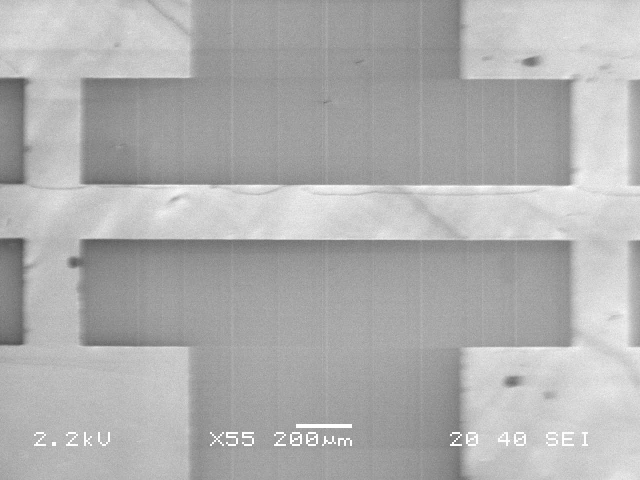
#> input picture Data/SEM/W2Al7_Bt.jpg, 1280 x 960 px, given in place of w2al6_At.jpg, which was not available (shown at 1/2 size)
$ python SEM_bar_detection.py
#> lines starting #> are read from the running program, lines starting #| are printed output that depends on the picture; pictures that were not available may be replaced by others from this repository, and a replacement may not be noted
# -*- coding: utf-8 -*-
"""
Created on Tue Apr 14 11:52:42 2026

@author: koxal
"""
import numpy as np
import cv2

names = ["At", "Bt", "Ct", "Ab", "Bb", "Cb"]
folder = r"C:\Users\koxal\Desktop\school\year 3\MPD\data\pictures\SEM"

wafer_keys = []
channel_keys = []

pic_dict = dict()
for n in range(6, 10):
    wafer = f"w2al{n}"
    wafer_dict = dict()
    for name in names:
        img = cv2.imread(rf"{folder}\{wafer}_{name}.jpg", cv2.IMREAD_GRAYSCALE)[
            840:863, 550:750]
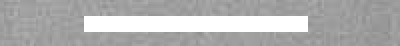
#> img: shape (23, 200) (shown 2 times larger); min 140, max 255, mean 177.1
        wafer_dict.update({f"{name}": img})
        slc = img[12, :]
#> slc = 200 values, max 255 at index 42, min 143 at index 194, mean 212.1
        width_in_pixels = np.sum(slc == 255, axis=0)
#> width_in_pixels = 112
        print(f"{wafer}_{name} bar width = {width_in_pixels}")
#| w2al6_At bar width = 112
#> (the run stopped early here; a loop or call above may not have finished)

$ run again, on Data/SEM/w2al5_Cb.jpg
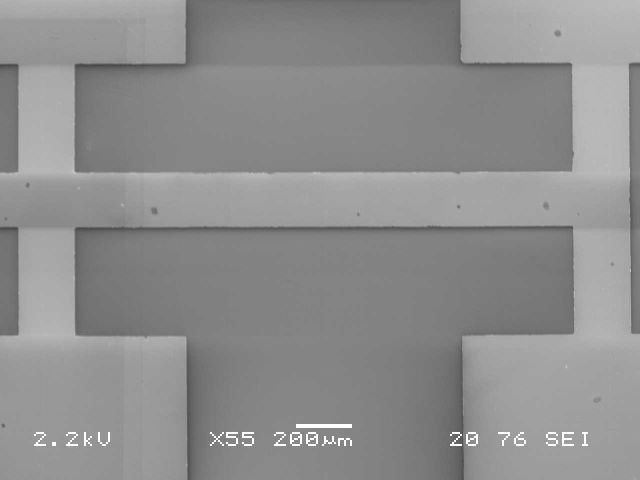
#> input picture Data/SEM/w2al5_Cb.jpg, 1280 x 960 px, given in place of w2al6_At.jpg, which was not available (shown at 1/2 size)
#> `img = cv2.imread(rf"{folder}\{wafer}_{name}.jpg", cv2.IMREAD_GRAYSCALE..`:
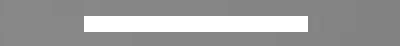
#> img: shape (23, 200) (shown 2 times larger); min 130, max 255, mean 157.1
#> slc = 200 values, max 255 at index 42, min 130 at index 154, mean 201.5
#> width_in_pixels = 112
#| w2al6_At bar width = 112

$ run again, on Data/SEM/w2al5_Ct.jpg
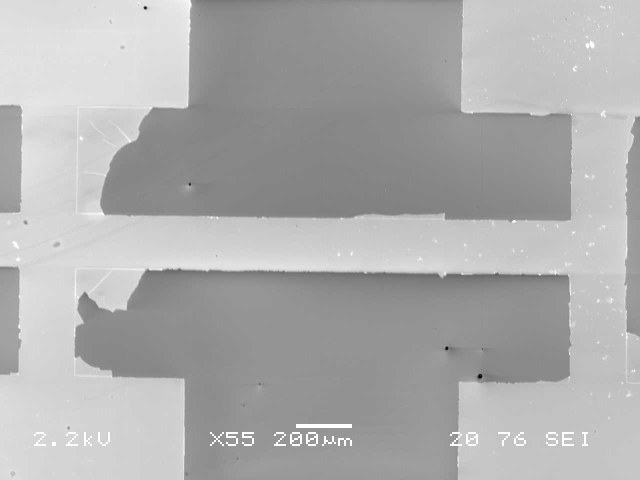
#> input picture Data/SEM/w2al5_Ct.jpg, 1280 x 960 px, given in place of w2al6_At.jpg, which was not available (shown at 1/2 size)
#> `img = cv2.imread(rf"{folder}\{wafer}_{name}.jpg", cv2.IMREAD_GRAYSCALE..`:
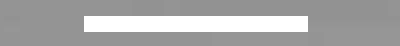
#> img: shape (23, 200) (shown 2 times larger); min 146, max 255, mean 168.7
#> slc = 200 values, max 255 at index 42, min 148 at index 0, mean 207.9
#> width_in_pixels = 112
#| w2al6_At bar width = 112
